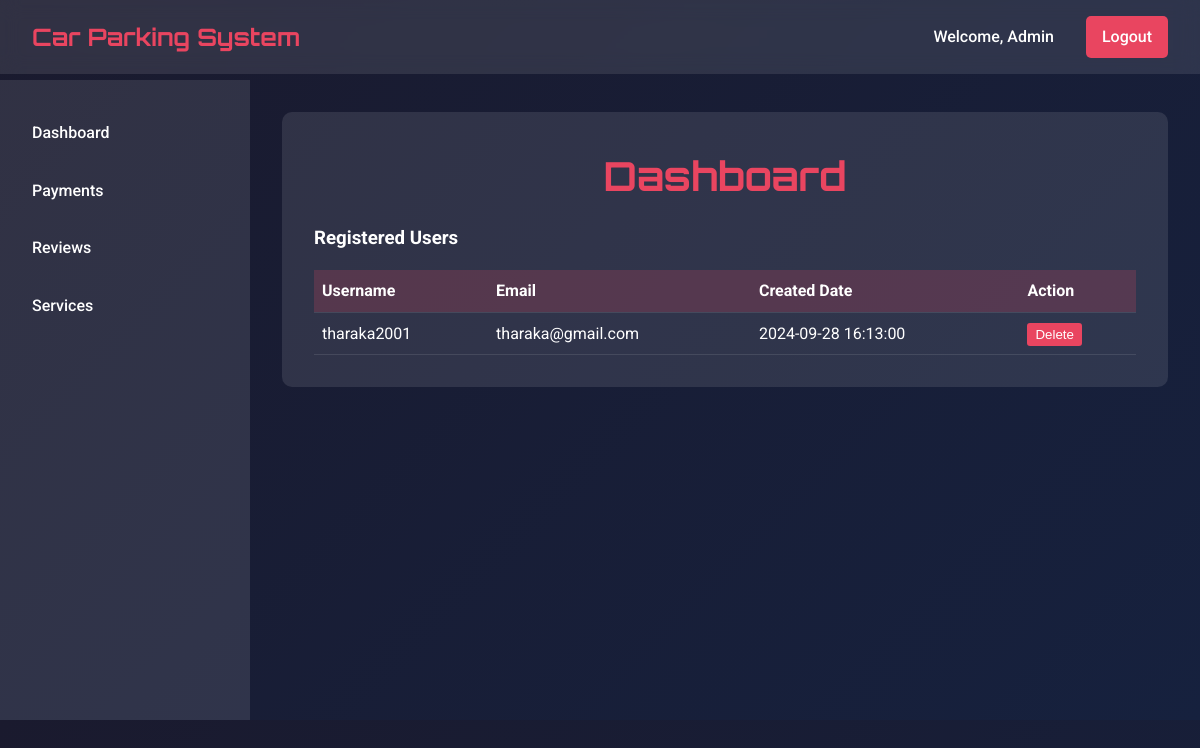
Page /admin-profile.php (signed in) on the committed database.
### tables this page shows
CREATE TABLE `users` (
  `id` int(11) NOT NULL,
  `username` varchar(50) NOT NULL,
  `first_name` varchar(50) NOT NULL,
  `last_name` varchar(50) NOT NULL,
  `sliit_id` varchar(20) NOT NULL,
  `nic` varchar(20) NOT NULL,
  `gender` enum('male','female','other') NOT NULL,
  `dob` date NOT NULL,
  `email` varchar(100) NOT NULL,
  `password` varchar(255) NOT NULL,
  `created_at` timestamp NOT NULL DEFAULT current_timestamp()
);

### admin-profile.php (the view, shortened to what this page needs)
<!DOCTYPE html>
<html lang="en">
<head>
    <link rel="stylesheet" href="css/index.css">
    <link rel="stylesheet" href="css/admin-profile.css">
</head>
<body>
    <header>
        <nav>
            <div class="logo">Car Parking System</div>
            <div class="auth-buttons">
                <span class="username">Welcome, Admin</span>
                <a href="logout.php" class="btn">Logout</a>
            </div>
        </nav>
    </header>
    <main class="admin-container">
        <aside class="sidebar">
            <ul>
                <li><a href="dashboard.php" data-content="dashboard">Dashboard</a></li>
                <li><a href="#" data-content="payments">Payments</a></li>
                <li><a href="#" data-content="reviews">Reviews</a></li>
                <li><a href="#" data-content="services">Services</a></li>
            </ul>
        </aside>
        <section class="content">
            <div id="dashboard" class="content-section">
                <h2>Dashboard</h2>
                <h3>Registered Users</h3>
                <table class="user-table">
                    <thead>
                        <tr>
                            <th>Username</th>
                            <th>Email</th>
                            <th>Created Date</th>
                            <th>Action</th>
                        </tr>
                    </thead>
                    <tbody>
                        <?php
                        require_once 'config.php';
                        $sql = "SELECT id, username, email, created_at FROM users";
                        $result = $conn->query($sql);
                        if ($result->num_rows > 0) {
                            while($row = $result->fetch_assoc()) {
                                echo "<tr>";
                                echo "<td>" . htmlspecialchars($row["username"]) . "</td>";
                                echo "<td>" . htmlspecialchars($row["email"]) . "</td>";
                                echo "<td>" . htmlspecialchars($row["created_at"]) . "</td>";
                                echo "<td><button class='delete-btn' data-id='" . $row["id"] . "'>Delete</button></td>";
                                echo "</tr>";
                            }
                        } else {
                            echo "<tr><td colspan='4'>No users found</td></tr>";
                        }
                        ?>
                    </tbody>
                </table>
            </div>
        </section>
    </main>
</body>
</html>

### css/index.css (style rules this page uses)
* { margin: 0; padding: 0; box-sizing: border-box; }
body { font-family: 'Roboto', sans-serif; background: linear-gradient(135deg, #1a1a2e, #16213e); color: #ffffff; line-height: 1.6; }
header { background: rgba(255, 255, 255, 0.1); backdrop-filter: blur(10px); padding: 1rem 0; position: fixed; width: 100%; z-index: 1000; }
nav { display: flex; justify-content: space-between; align-items: center; max-width: 1200px; margin: 0 auto; padding: 0 2rem; }
.logo { font-family: 'Orbitron', sans-serif; font-size: 1.5rem; font-weight: 700; color: #e94560; }
.auth-buttons { display: flex; align-items: center; }
.auth-buttons a { color: white; text-decoration: none; }
.btn { background: #e94560; color: #ffffff; padding: 0.5rem 1rem; border-radius: 5px; text-decoration: none; font-weight: 500; transition: background 0.3s ease; margin-left: 1rem; }
.username { margin-right: 1rem; font-weight: 500; }
main { padding-top: 80px; }
section { padding: 5rem 2rem; max-width: 1200px; margin: 0 auto; }
h2 { font-family: 'Orbitron', sans-serif; font-size: 2.5rem; margin-bottom: 2rem; text-align: center; }

### css/admin-profile.css (style rules this page uses)
.admin-container { display: flex; padding-top: 80px; min-height: calc(100vh - 80px); }
.sidebar { width: 250px; background: rgba(255, 255, 255, 0.1); padding: 2rem 1rem; }
.sidebar ul { list-style-type: none; }
.sidebar ul li { margin-bottom: 1rem; }
.sidebar ul li a { color: #ffffff; text-decoration: none; font-weight: 500; transition: color 0.3s ease; display: block; padding: 0.5rem 1rem; border-radius: 5px; }
.content { flex: 1; padding: 2rem; }
.content-section { background: rgba(255, 255, 255, 0.1); border-radius: 10px; padding: 2rem; }
.content-section h2 { font-family: 'Orbitron', sans-serif; color: #e94560; margin-bottom: 1rem; }
.user-table { width: 100%; border-collapse: collapse; margin-top: 1rem; }
.user-table th, .user-table td { padding: 0.5rem; text-align: left; border-bottom: 1px solid rgba(255, 255, 255, 0.1); }
.user-table th { background-color: rgba(233, 69, 96, 0.2); font-weight: bold; }
.delete-btn { background-color: #e94560; color: white; border: none; padding: 0.25rem 0.5rem; border-radius: 3px; cursor: pointer; transition: background-color 0.3s ease; }

### rows in the picture
users: username "tharaka2001", email "tharaka@gmail.com", created_at "2024-09-28 16:13:00"
